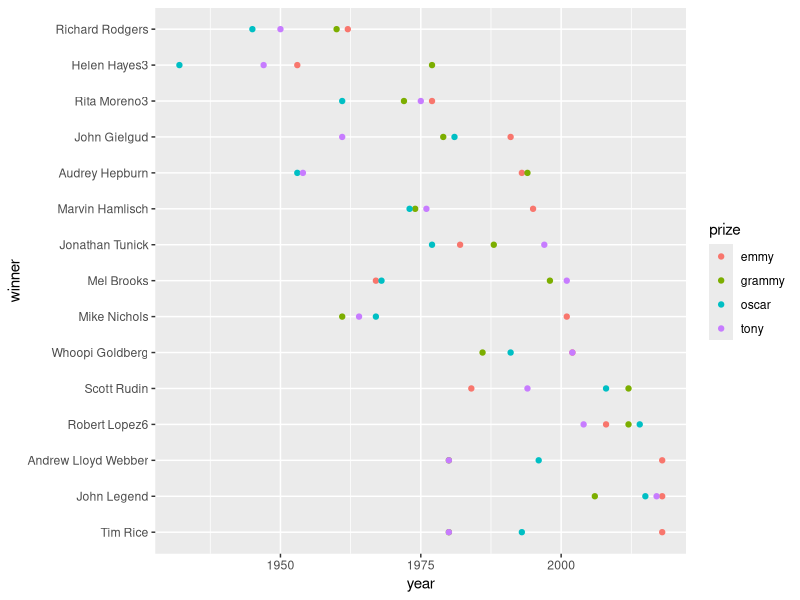

R code for this plot:


library(ggplot2)
library(dplyr)

egot <- readr::read_csv("EGOT-winners.csv")

egot %>%
    mutate(winner = forcats::fct_reorder(winner, year, max),
           winner = forcats::fct_rev(winner)) %>%
    ggplot(aes(year, winner, color = prize, group = winner)) +
    geom_point()
